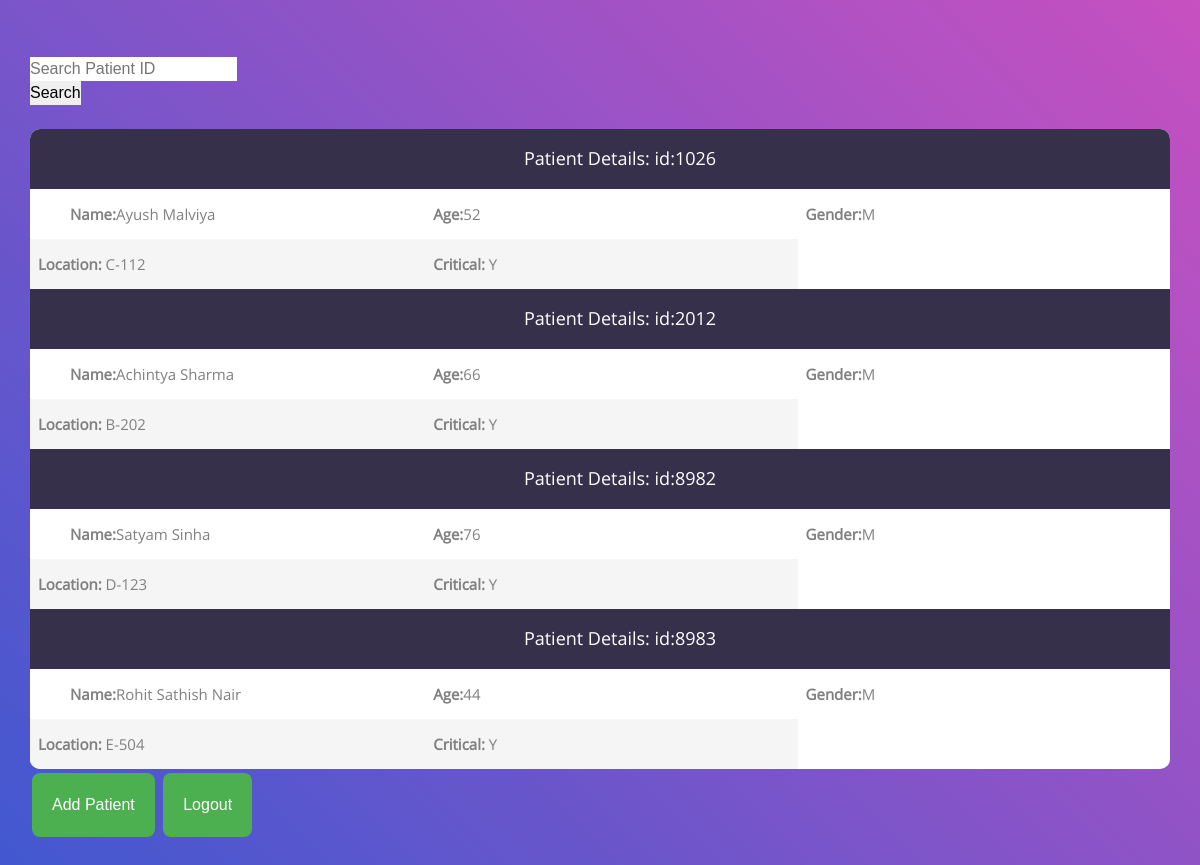
The page /dash on the database its author committed.
### tables this page shows
CREATE TABLE `record` (
	`patientid`	INTEGER NOT NULL UNIQUE,
	`name`	TEXT,
	`age`	INTEGER,
	`gender`	TEXT CHECK(gender IN ( "M" , "F" )),
	`location`	TEXT,
	`history` TEXT,
	`allergies` TEXT,
	`symptoms` TEXT,
	`bloodgroup` TEXT,
	`haemoglobin` REAL,
	`insurance` TEXT,
	`admitted` TEXT,
	`danger` TEXT,
	`medication` TEXT

);

### login.py (the view)
@app.route('/dash', methods=['GET','POST'])
def dash():
	if flask.request.method =='GET':
		conn = sqlite3.connect("med.db")
		c=conn.cursor()
		x=c.execute("SELECT * from record where admitted='Y'")
		return render_template('dash.html',x=x)
	id=flask.request.form['id']
	return flask.redirect('/patient/'+id)

### login.py (called while the page is built)
@login_manager.request_loader
def request_loader(request):
    email = request.form.get('email')
    if email not in users:
        return
    user = User()
    user.id = email
    user.is_authenticated = request.form['password'] == users[email]['password']
    return user

### templates/dash.html (shortened to what this page needs)
<!DOCTYPE html>
<html lang="en">
<head>
	<link rel="stylesheet" type="text/css" href="../static/vendor/bootstrap/css/bootstrap.min.css">
	<link rel="stylesheet" type="text/css" href="../static/fonts/font-awesome-4.7.0/css/font-awesome.min.css">
	<link rel="stylesheet" type="text/css" href="../static/vendor/animate/animate.css">
	<link rel="stylesheet" type="text/css" href="../static/vendor/select2/select2.min.css">
	<link rel="stylesheet" type="text/css" href="../static/vendor/perfect-scrollbar/perfect-scrollbar.css">
	<link rel="stylesheet" type="text/css" href="../static/css/util.css">
	<link rel="stylesheet" type="text/css" href="../static/css/main.css">
</head>
<body>
	<div class="limiter">
		<div class="container-table100">
			<div class="wrap-table100">
				<div class="table100">
					<br>
					<form action='dash' method ='POST'>
					<input value="{{id}}" type='text' name='id' id ='id' placeholder="Search Patient ID">
					<input type='submit' name='submit'/ value="Search">
					</form><br>
					<table>
						{%for row in x%}
						<thead>
							<tr class="table100-head">
								<th class="column1" colspan="3" style="text-align:center">Patient Details: id:{{row[0]}}</th>
							</tr>
						</thead>
						<tbody>
								<tr>
									<td class="column1"><b>Name:</b>{{row[1]}}</td>
									<td class="column2"><b>Age:</b>{{row[2]}}</td>
									<td class="column3"><b>Gender:</b>{{row[3]}}</td>
								</tr>
								<tr>
									<td class="column3"><b>Location:</b> {{row[4]}}</td>
									<td class="column3"><b>Critical:</b> {{row[12]}}</td>
								</tr>
							</tbody>
						{%endfor%}
					</table>
					<a href="/create" class="button">Add Patient</a>
					<a href="/logout" class="button">Logout</a>
				</div>
			</div>
		</div>
	</div>
</body>
</html>

### static/css/main.css (style rules this page uses)
* { margin: 0px; padding: 0px; box-sizing: border-box; }
body, html { height: 100%; font-family: sans-serif; }
a { margin: 0px; transition: all 0.4s; -webkit-transition: all 0.4s; -o-transition: all 0.4s; -moz-transition: all 0.4s; }
input { display: block; outline: none; border: none !important; }
.limiter { width: 100%; margin: 0 auto; }
.container-table100 { width: 100%; min-height: 100vh; background: #c850c0; background: -webkit-linear-gradient(45deg, #4158d0, #c850c0); background: -o-linear-gradient(45deg, #4158d0, #c850c0); background: -moz-linear-gradient(45deg, #4158d0, #c850c0); background: linear-gradient(45deg, #4158d0, #c850c0); display: -webkit-box; display: -webkit-flex; display: -moz-box; display: -ms-flexbox; display: flex; align-items: center; justify-content: center; flex-wrap: wrap; padding: 33px 30px; }
.wrap-table100 { width: 1170px; }
table { border-spacing: 1; border-collapse: collapse; background: white; border-radius: 10px; overflow: hidden; width: 100%; margin: 0 auto; position: relative; }
table * { position: relative; }
table td, table th { padding-left: 8px; }
table thead tr { height: 60px; background: #36304a; }
table tbody tr { height: 50px; }
table tbody tr:last-child { border: 0; }
table td, table th { text-align: left; }
.table100-head th { font-family: OpenSans-Regular; font-size: 18px; color: #fff; line-height: 1.2; font-weight: unset; }
tbody tr:nth-child(even) { background-color: #f5f5f5; }
tbody tr { font-family: OpenSans-Regular; font-size: 15px; color: #808080; line-height: 1.2; font-weight: unset; }
.column1 { width: 260px; padding-left: 40px; }
.column2 { width: 160px; }
.column3 { width: 245px; }

### templates/dash.html (style rules this page uses)
.button { background-color: #4CAF50; border: none; color: white; padding: 20px; text-align: center; text-decoration: none; display: inline-block; font-size: 16px; margin: 4px 2px; cursor: pointer; border-radius: 8px; }

### rows shown on the page
record: patientid "1026", name "Ayush Malviya", age "52", gender "M", location "C-112", danger "Y"
record: patientid "2012", name "Achintya Sharma", age "66", gender "M", location "B-202", danger "Y"
record: patientid "8982", name "Satyam Sinha", age "76", gender "M", location "D-123", danger "Y"
record: patientid "8983", name "Rohit Sathish Nair", age "44", gender "M", location "E-504", danger "Y"
